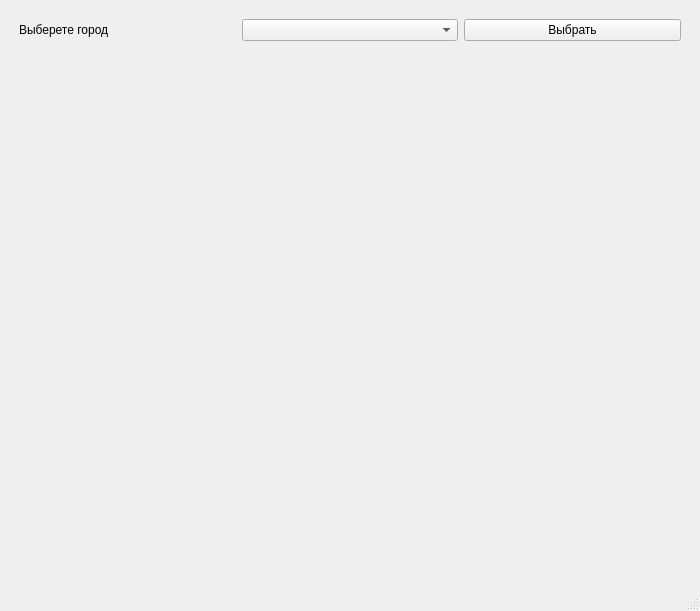
<?xml version="1.0" encoding="UTF-8"?>
<ui version="4.0">
 <class>MainWindow</class>
 <widget class="QMainWindow" name="MainWindow">
  <property name="geometry">
   <rect>
    <x>0</x>
    <y>0</y>
    <width>700</width>
    <height>611</height>
   </rect>
  </property>
  <property name="windowTitle">
   <string>MainWindow</string>
  </property>
  <widget class="QWidget" name="centralwidget">
   <layout class="QHBoxLayout" name="horizontalLayout_4">
    <item>
     <layout class="QVBoxLayout" name="verticalLayout_2">
      <property name="leftMargin">
       <number>10</number>
      </property>
      <property name="topMargin">
       <number>10</number>
      </property>
      <property name="rightMargin">
       <number>10</number>
      </property>
      <property name="bottomMargin">
       <number>10</number>
      </property>
      <item>
       <layout class="QHBoxLayout" name="horizontalLayout" stretch="0,0,0">
        <item>
         <widget class="QLabel" name="label">
          <property name="text">
           <string>Выберете город</string>
          </property>
         </widget>
        </item>
        <item>
         <widget class="QComboBox" name="comboBox"/>
        </item>
        <item>
         <widget class="QPushButton" name="enterBtn">
          <property name="text">
           <string>Выбрать</string>
          </property>
         </widget>
        </item>
       </layout>
      </item>
      <item>
       <layout class="QHBoxLayout" name="horizontalLayout_2">
        <item>
         <spacer name="horizontalSpacer">
          <property name="orientation">
           <enum>Qt::Horizontal</enum>
          </property>
          <property name="sizeHint" stdset="0">
           <size>
            <width>40</width>
            <height>20</height>
           </size>
          </property>
         </spacer>
        </item>
        <item>
         <layout class="QVBoxLayout" name="verticalLayout">
          <item>
           <spacer name="verticalSpacer">
            <property name="orientation">
             <enum>Qt::Vertical</enum>
            </property>
            <property name="sizeHint" stdset="0">
             <size>
              <width>20</width>
              <height>40</height>
             </size>
            </property>
           </spacer>
          </item>
          <item>
           <widget class="QLabel" name="image">
            <property name="minimumSize">
             <size>
              <width>600</width>
              <height>450</height>
             </size>
            </property>
            <property name="maximumSize">
             <size>
              <width>600</width>
              <height>450</height>
             </size>
            </property>
            <property name="text">
             <string/>
            </property>
           </widget>
          </item>
         </layout>
        </item>
        <item>
         <spacer name="horizontalSpacer_2">
          <property name="orientation">
           <enum>Qt::Horizontal</enum>
          </property>
          <property name="sizeHint" stdset="0">
           <size>
            <width>40</width>
            <height>20</height>
           </size>
          </property>
         </spacer>
        </item>
       </layout>
      </item>
      <item>
       <widget class="QLabel" name="result">
        <property name="text">
         <string/>
        </property>
       </widget>
      </item>
     </layout>
    </item>
   </layout>
  </widget>
  <widget class="QStatusBar" name="statusbar"/>
 </widget>
 <resources/>
 <connections/>
</ui>
